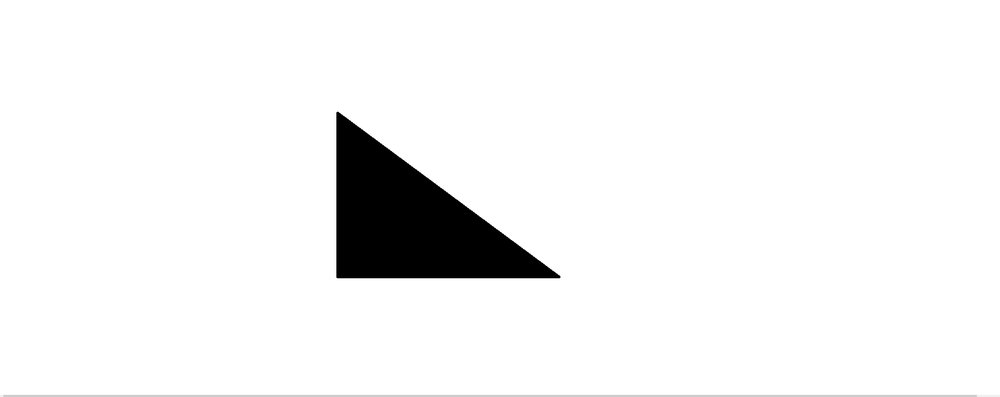
#> input picture Day21/Input Images/shape10.png, 1000 x 397 px, shrunk from 1861 x 739 before the run, found by its file name; its folder holds only this picture in this run
$ python shape_detection.py
#> lines starting #> are read from the running program, lines starting #| are printed output that depends on the picture; after the words box and inside, x2 and y2 are one past the last pixel; in counts of white or black regions, pixels touching at a corner belong together
import cv2
import os

# Input and Output Paths

input_folder = r"D:\python\MLB_Internship\Day21\Input Images"
output_folder = r"D:\python\MLB_Internship\Day21\Output Images"

os.makedirs(output_folder, exist_ok=True)

# Supported image formats

extensions = (".jpg", ".jpeg", ".png", ".bmp")

# Process all images

for filename in os.listdir(input_folder):

    if filename.lower().endswith(extensions):

        image_path = os.path.join(input_folder, filename)
        image = cv2.imread(image_path)
#> image is the input picture: shape (397, 1000, 3); min 0, max 255, mean 242.5

        if image is None:
            print(f"Could not read {filename}")
            continue

        output = image.copy()

# Convert to grayscale
        gray = cv2.cvtColor(image, cv2.COLOR_BGR2GRAY)

# Apply threshold
        _, thresh = cv2.threshold(gray, 127, 255, cv2.THRESH_BINARY_INV)
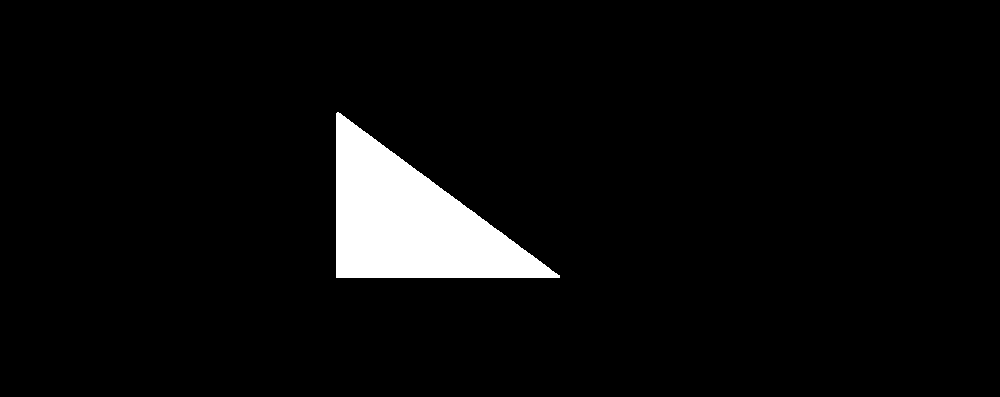
#> thresh: shape (397, 1000); 4.8% white; 1 white region

# Detect contours
        contours, _ = cv2.findContours(
            thresh,
            cv2.RETR_EXTERNAL,
            cv2.CHAIN_APPROX_SIMPLE
        )
#> contours = 1 contour; box (x1, y1, x2, y2) and area: (336, 112, 560, 278) 18722

        print(f"\nProcessing: {filename}")
        print("-" * 40)

        for contour in contours:

            area = cv2.contourArea(contour)

# Ignore tiny contours (noise)
            if area < 100:
                continue

            perimeter = cv2.arcLength(contour, True)

# Approximate contour
            approx = cv2.approxPolyDP(
                contour,
                0.04 * perimeter,
                True
            )

            vertices = len(approx)

# Bounding Rectangle
            x, y, w, h = cv2.boundingRect(approx)

# Shape Detection
            if vertices == 3:
                shape = "Triangle"

            elif vertices == 4:

                aspect_ratio = w / float(h)

                if 0.95 <= aspect_ratio <= 1.05:
                    shape = "Square"
                else:
                    shape = "Rectangle"

            elif vertices == 5:
                shape = "Pentagon"

            elif vertices == 6:
                shape = "Hexagon"

            elif vertices > 6:
                shape = "Circle"

            else:
                shape = "Polygon"

# Draw contour
            cv2.drawContours(output, [approx], -1, (0, 255, 0), 2)

# Draw bounding rectangle
            cv2.rectangle(
                output,
                (x, y),
                (x + w, y + h),
                (255, 0, 0),
                2
            )

# Label shape
            cv2.putText(
                output,
                shape,
                (x, y - 35),
                cv2.FONT_HERSHEY_SIMPLEX,
                0.6,
                (0, 0, 255),
                2
            )

# Display area
            cv2.putText(
                output,
                f"Area: {int(area)}",
                (x, y - 15),
                cv2.FONT_HERSHEY_SIMPLEX,
                0.5,
                (255, 0, 255),
                2
            )

# Display perimeter
            cv2.putText(
                output,
                f"Peri: {int(perimeter)}",
                (x, y + h + 20),
                cv2.FONT_HERSHEY_SIMPLEX,
                0.5,
                (255, 0, 255),
                2
            )

# Print details
            print(f"Shape     : {shape}")
            print(f"Area      : {area:.2f}")
            print(f"Perimeter : {perimeter:.2f}")
            print("-" * 40)
#> this loop made 1 pass
#> (area, perimeter, approx, vertices, x, y, w, h) on pass 1: (18722, 679.9, [[336, 113], [336, 277], [559, 277]], 3, 336, 113, 224, 165)
#| Shape     : Triangle
#| Area      : 18722.00
#| Perimeter : 679.93
#| ----------------------------------------
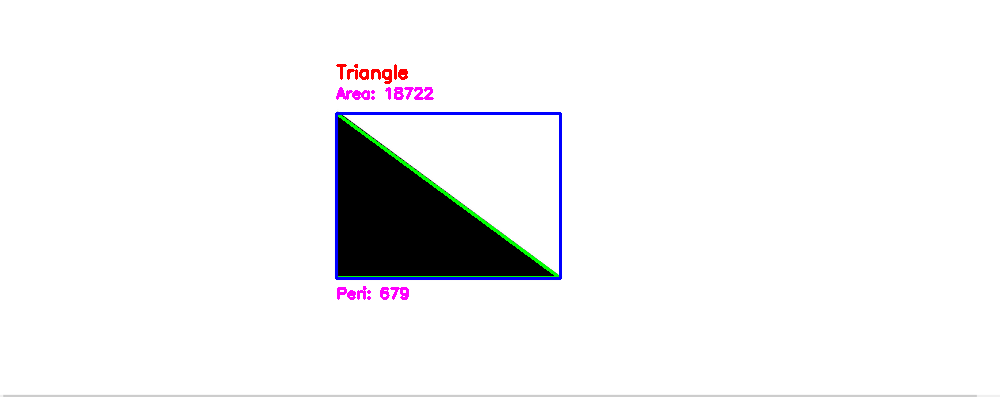
#> output: shape (397, 1000, 3); 1.28% of pixels changed, all inside (x1, y1, x2, y2) = (335, 64, 562, 300)

# Save final image
        output_path = os.path.join(output_folder, filename)
        cv2.imwrite(output_path, output)

print("\nAll images processed successfully!")

$ run again, on Day21/Input Images/shape9.png
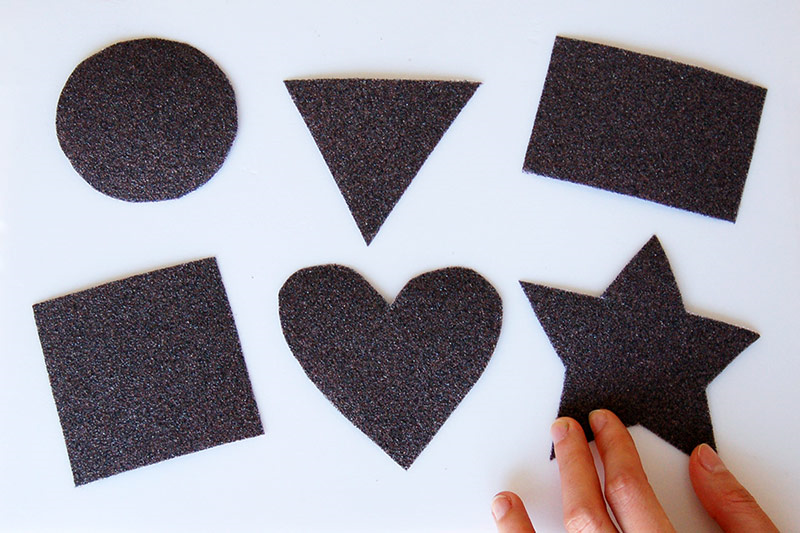
#> input picture Day21/Input Images/shape9.png, 800 x 533 px, found by its file name
#> image is the input picture: shape (533, 800, 3); mean B, G, R 162.6, 154.1, 157.7
#> `_, thresh = cv2.threshold(gray, 127, 255, cv2.THRESH_BINARY_INV)`:
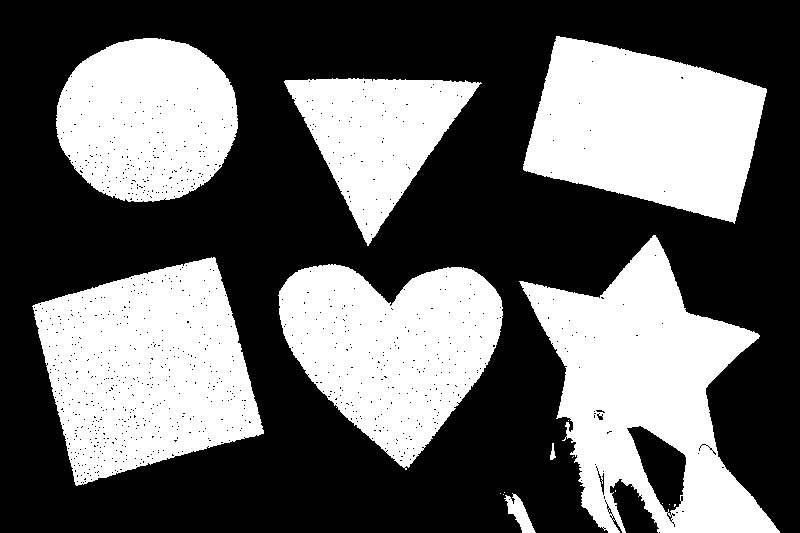
#> thresh: shape (533, 800); 40.5% white; 17 white regions (9 under 20 px)
#> contours = 14 contours, 6 with area under 20; largest, box (x1, y1, x2, y2) and area: (519, 235, 780, 533) 39493, (32, 257, 264, 486) 35396, (523, 36, 767, 224) 30459, (278, 264, 503, 470) 29142, (56, 38, 238, 202) 23249, (284, 78, 482, 246) 16121, (504, 493, 536, 533) 475, (550, 443, 556, 460) 37
#> the loop `for contour in contours: ` made 14 passes
#> (area, perimeter, approx, vertices, x, y, w, h) on passes 9, 10, 14: (29142.5, 796.6, [[298, 270], [289, 347], [406, 469], [500, 297]], 4, 289, 270, 212, 200), (35396, 835.9, [[214, 257], [32, 306], [76, 485], [263, 433]], 4, 32, 257, 232, 229), (30459, 771.7, [[556, 36], [523, 169], [734, 223], [766, 89]], 4, 523, 36, 244, 188)
#> (printed output is left out)
#> after the loop `for contour in contours:`:
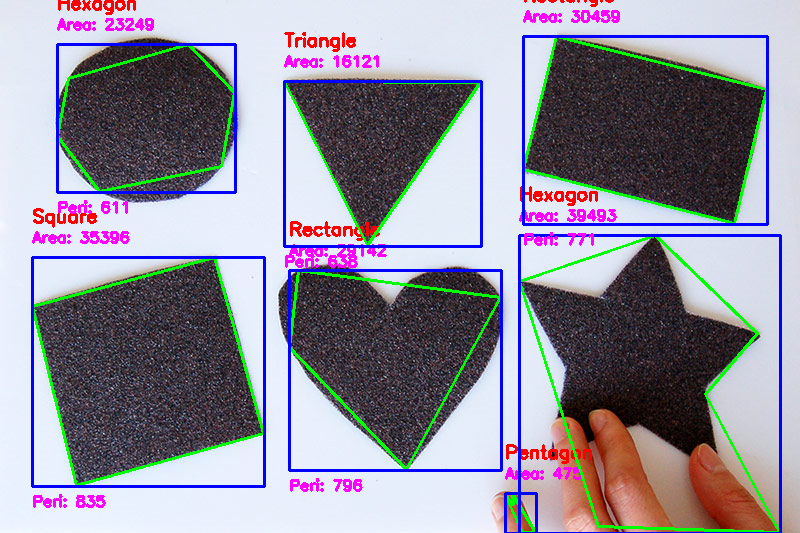
#> output: shape (533, 800, 3); 8.53% of pixels changed, all inside (x1, y1, x2, y2) = (31, 0, 782, 533)

$ run again, on Day21/Input Images/shape5.png
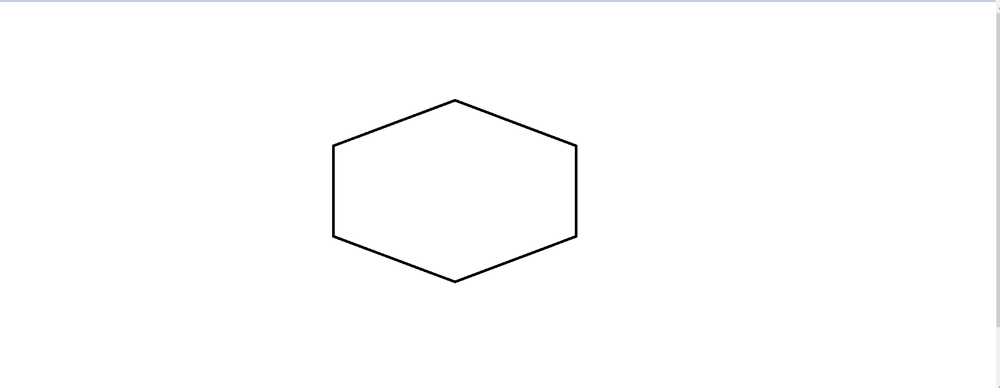
#> input picture Day21/Input Images/shape5.png, 1000 x 388 px, shrunk from 1891 x 733 before the run, found by its file name
#> image is the input picture: shape (388, 1000, 3); mean B, G, R 253.4, 253.3, 253.3
#> `_, thresh = cv2.threshold(gray, 127, 255, cv2.THRESH_BINARY_INV)`:
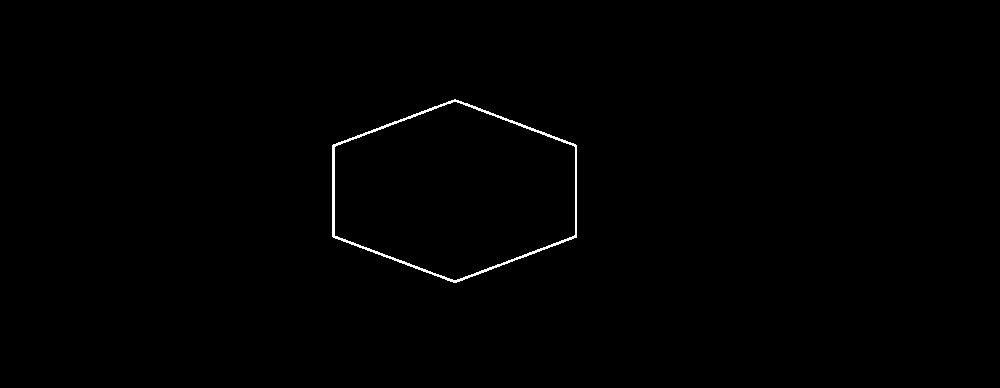
#> thresh: shape (388, 1000); 0.47% white in thin lines or dots, all inside (x1, y1, x2, y2) = (332, 99, 577, 283)
#> contours = 1 contour; box (x1, y1, x2, y2) and area: (332, 99, 577, 283) 33588
#> the loop `for contour in contours: ` made 1 pass
#> (area, perimeter, vertices, x, y, w, h, shape) on pass 1: (33588.5, 746.8, 6, 332, 99, 245, 184, 'Hexagon')
#> (printed output is left out)
#> after the loop `for contour in contours:`:
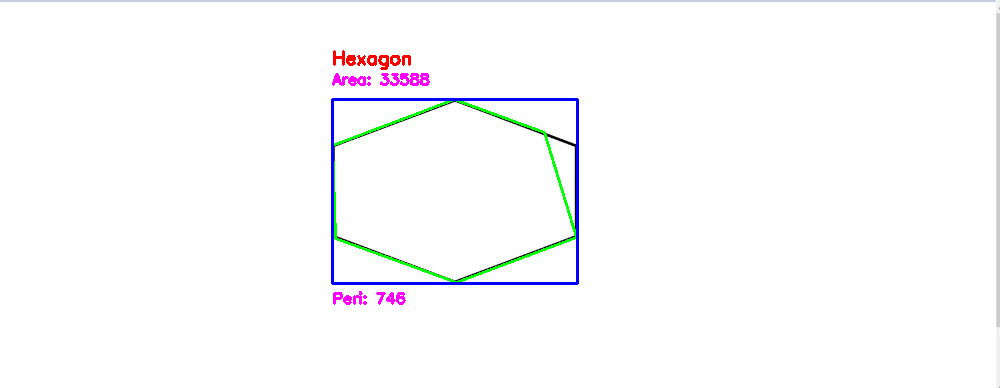
#> output: shape (388, 1000, 3); 1.55% of pixels changed, all inside (x1, y1, x2, y2) = (331, 50, 579, 305)

$ run again, on Day21/Input Images/shape6.png
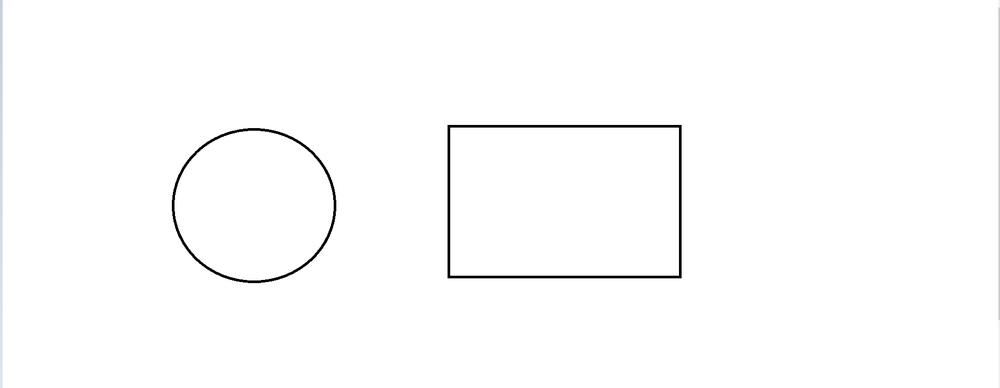
#> input picture Day21/Input Images/shape6.png, 1000 x 388 px, shrunk from 1897 x 736 before the run, found by its file name
#> image is the input picture: shape (388, 1000, 3); mean B, G, R 252.7, 252.6, 252.6
#> `_, thresh = cv2.threshold(gray, 127, 255, cv2.THRESH_BINARY_INV)`:
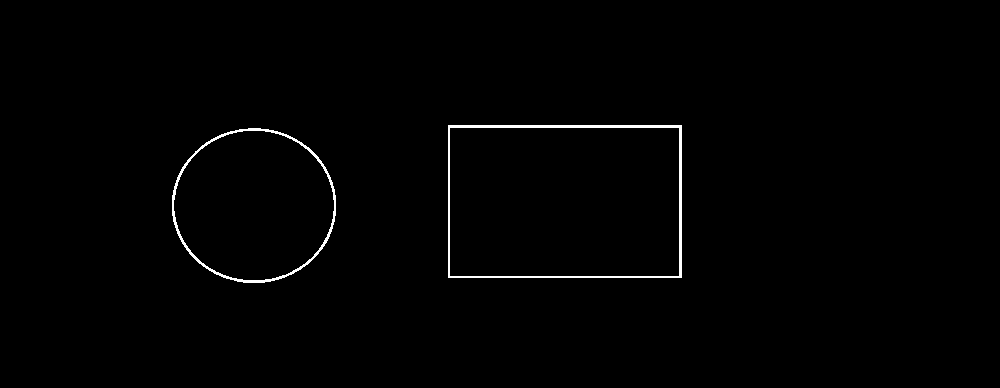
#> thresh: shape (388, 1000); 0.83% white in thin lines or dots, all inside (x1, y1, x2, y2) = (172, 125, 682, 283)
#> contours = 2 contours; box (x1, y1, x2, y2) and area: (448, 125, 682, 278) 35416, (172, 128, 336, 283) 19781
#> the loop `for contour in contours: ` made 2 passes
#> (area, perimeter, approx, vertices, x, y, w, h) on pass 2: (35416, 770, [[448, 125], [448, 277], [681, 277], [681, 125]], 4, 448, 125, 234, 153)
#> (printed output is left out)
#> after the loop `for contour in contours:`:
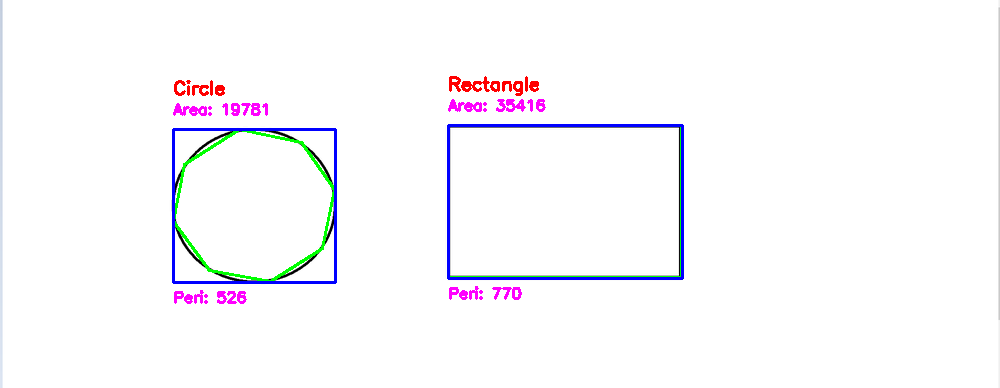
#> output: shape (388, 1000, 3); 2.4% of pixels changed, all inside (x1, y1, x2, y2) = (172, 76, 684, 304)

$ run again, on Day21/Input Images/shape7.png
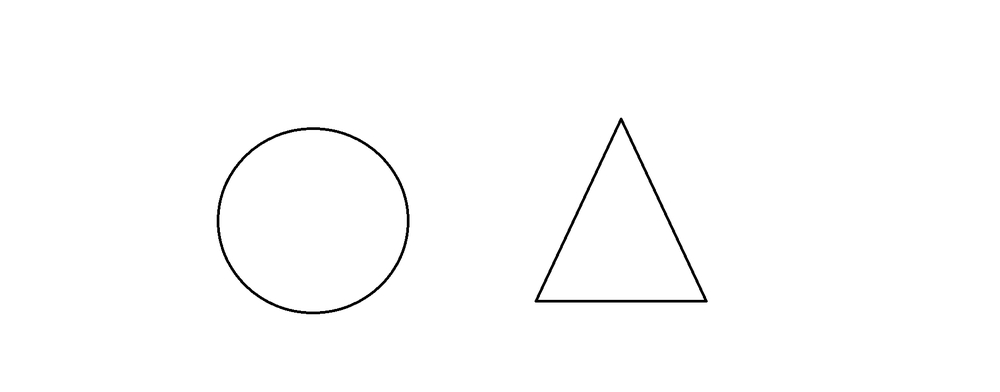
#> input picture Day21/Input Images/shape7.png, 1000 x 392 px, shrunk from 1878 x 736 before the run, found by its file name
#> image is the input picture: shape (392, 1000, 3); min 0, max 255, mean 253
#> `_, thresh = cv2.threshold(gray, 127, 255, cv2.THRESH_BINARY_INV)`:
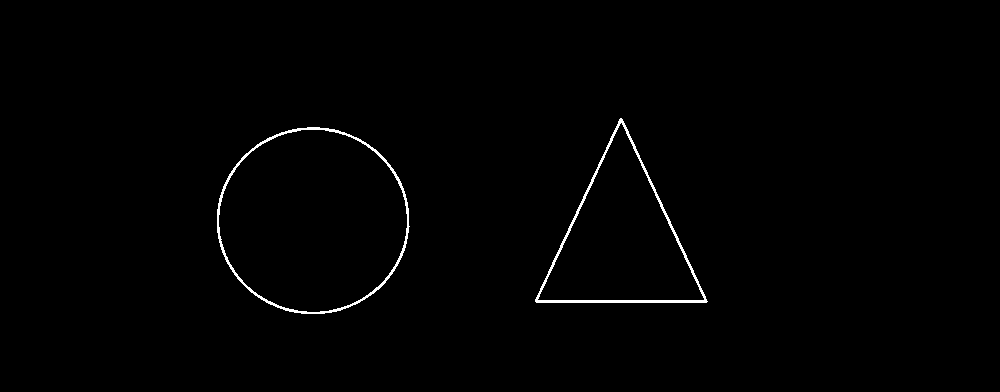
#> thresh: shape (392, 1000); 0.8% white in thin lines or dots, all inside (x1, y1, x2, y2) = (217, 118, 708, 314)
#> contours = 2 contours; box (x1, y1, x2, y2) and area: (217, 127, 410, 314) 28018, (535, 118, 708, 303) 16094
#> the loop `for contour in contours: ` made 2 passes
#> (area, perimeter, approx, vertices, x, y, w, h) on pass 2: (16093.5, 610.7, [[620, 118], [535, 301], [706, 302]], 3, 535, 118, 172, 185)
#> (printed output is left out)
#> after the loop `for contour in contours:`:
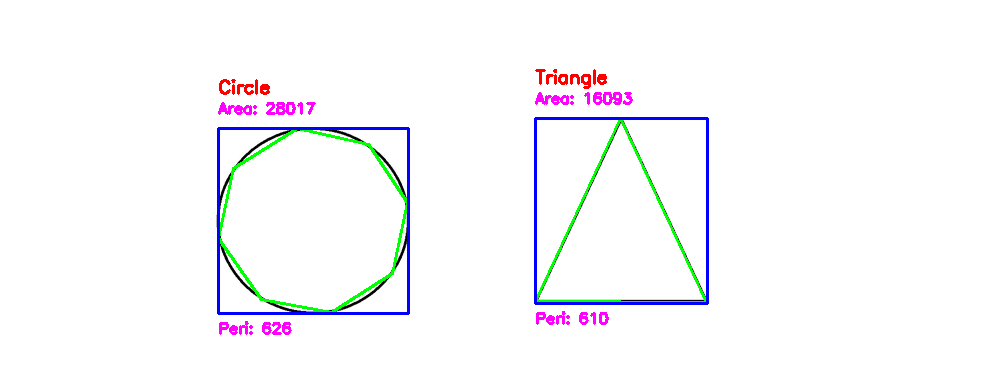
#> output: shape (392, 1000, 3); 2.69% of pixels changed, all inside (x1, y1, x2, y2) = (217, 69, 709, 335)
